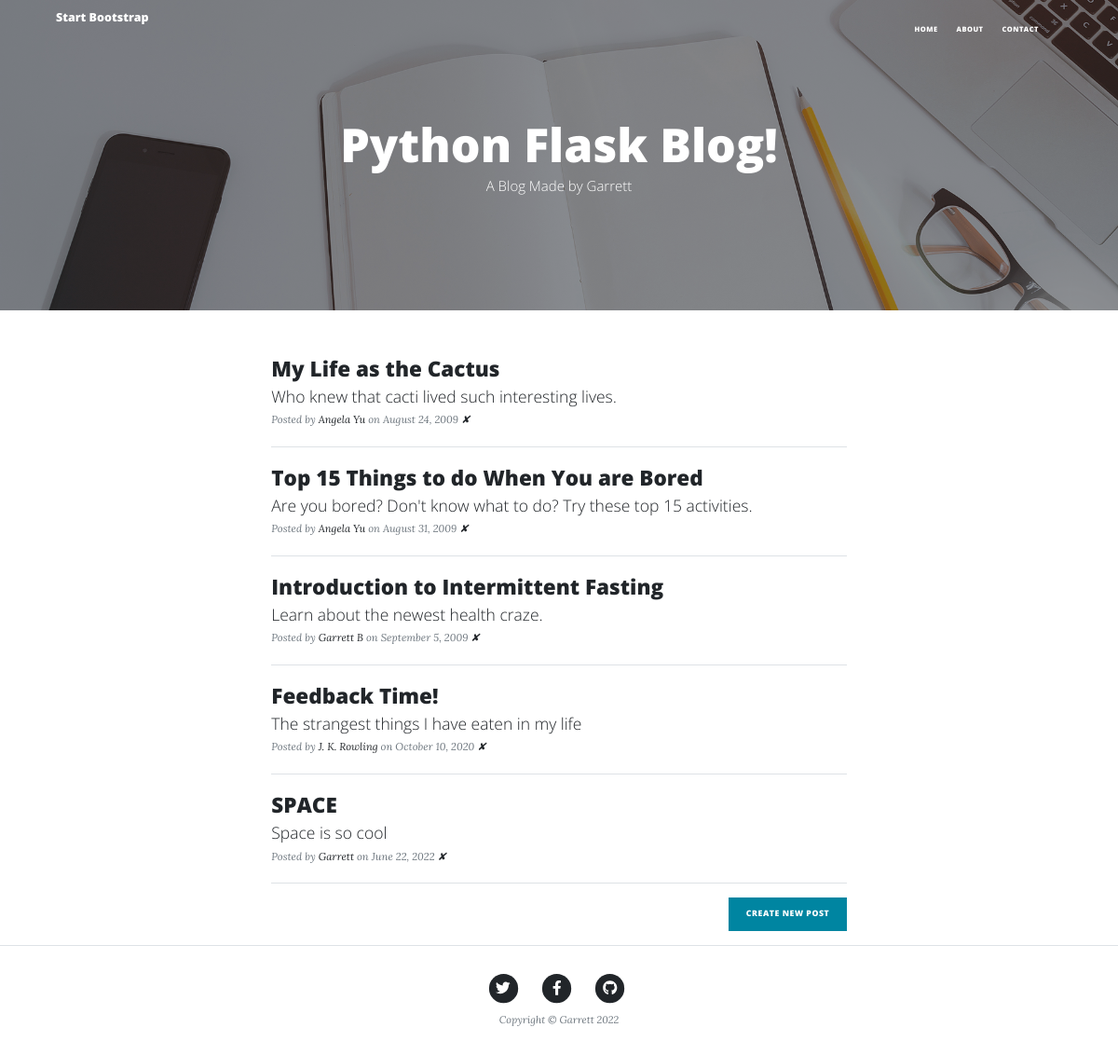
The page / on the database its author committed.
### main.py (models this page shows)
class BlogPost(db.Model):
    id = db.Column(db.Integer, primary_key=True)
    title = db.Column(db.String(250), unique=True, nullable=False)
    subtitle = db.Column(db.String(250), nullable=False)
    date = db.Column(db.String(250), nullable=False)
    body = db.Column(db.Text, nullable=False)
    author = db.Column(db.String(250), nullable=False)
    img_url = db.Column(db.String(250), nullable=False)

### main.py (the view)
@app.route("/")
def home():
    post_list = get_all_posts()
    return render_template("index.html", year=current_year, posts=post_list)

### main.py (called while the page is built)
def get_all_posts():
    all_posts_list = []
    all_posts_db = db.session.query(BlogPost).all()
    for db_post in all_posts_db:
        p = Post(
            db_post.id,
            db_post.title,
            db_post.subtitle,
            db_post.body,
            db_post.author,
            db_post.date,
            db_post.img_url
        )
        all_posts_list.append(p)
    return all_posts_list

### templates/index.html
{% extends 'bootstrap/base.html' %}
{% block content %}
{% include "header.html" %}
        <header class="masthead" style="background-image: url('static/img/home-bg.jpg')">
            <div class="container position-relative px-4 px-lg-5">
                <div class="row gx-4 gx-lg-5 justify-content-center">
                    <div class="col-md-10 col-lg-8 col-xl-7">
                        <div class="site-heading">
                            <h1>Python Flask Blog!</h1>
                            <span class="subheading">A Blog Made by Garrett</span>
                        </div>
                    </div>
                </div>
            </div>
        </header>
        <div class="container px-4 px-lg-5">
            <div class="row gx-4 gx-lg-5 justify-content-center">
                <div class="col-md-10 col-lg-8 col-xl-7">
                    {% for post in posts: %}
                    <div class="post-preview">
                        <a href="{{ url_for('post', blog_id=post.id) }}">
                            <h2 class="post-title">{{ post.title }}</h2>
                            <h3 class="post-subtitle">{{ post.subtitle }}</h3>
                        </a>
                        <p class="post-meta">
                            Posted by
                            <a href="">{{ post.author }}</a>
                            on {{ post.date }}
                            <a href="{{ url_for('delete', blog_id=post.id) }}">✘</a>
                        </p>
                    </div>
                    <hr class="my-4" />
                    {% endfor %}
                    <div class="d-flex justify-content-end mb-4"><a class="btn btn-primary text-uppercase" href="{{ url_for('new_post') }}">Create New Post</a></div>
                </div>
            </div>
        </div>
{% include "footer.html" %}
{% endblock %}

### templates/header.html (shortened to what this page needs)
<!DOCTYPE html>
<html lang="en">
    <head>
        <link href="../static/css/styles_download.css" rel="stylesheet" />
    </head>
    <body>
        <nav class="navbar navbar-expand-lg navbar-light" id="mainNav">
            <div class="container px-4 px-lg-5">
                <a class="navbar-brand" href="{{ url_for('home') }}">Start Bootstrap</a>
                <div class="collapse navbar-collapse" id="navbarResponsive">
                    <ul class="navbar-nav ms-auto py-4 py-lg-0">
                        <li class="nav-item"><a class="nav-link px-lg-3 py-3 py-lg-4" href="{{ url_for('home') }}">Home</a></li>
                        <li class="nav-item"><a class="nav-link px-lg-3 py-3 py-lg-4" href="{{ url_for('about') }}">About</a></li>
                        <li class="nav-item"><a class="nav-link px-lg-3 py-3 py-lg-4" href="{{ url_for('contact') }}">Contact</a></li>
                    </ul>
                </div>
            </div>
        </nav>

### templates/footer.html (shortened to what this page needs)
        <footer class="border-top">
            <div class="container px-4 px-lg-5">
                <div class="row gx-4 gx-lg-5 justify-content-center">
                    <div class="col-md-10 col-lg-8 col-xl-7">
                        <ul class="list-inline text-center">
                            <li class="list-inline-item">
                                <a href="https://twitter.com/">
                                    <span class="fa-stack fa-lg">
                                        <i class="fas fa-circle fa-stack-2x"></i>
                                        <i class="fab fa-twitter fa-stack-1x fa-inverse"></i>
                                    </span>
                                </a>
                            </li>
                            <li class="list-inline-item">
                                <a href="https://www.facebook.com/">
                                    <span class="fa-stack fa-lg">
                                        <i class="fas fa-circle fa-stack-2x"></i>
                                        <i class="fab fa-facebook-f fa-stack-1x fa-inverse"></i>
                                    </span>
                                </a>
                            </li>
                            <li class="list-inline-item">
                                <a href="https://github.com/">
                                    <span class="fa-stack fa-lg">
                                        <i class="fas fa-circle fa-stack-2x"></i>
                                        <i class="fab fa-github fa-stack-1x fa-inverse"></i>
                                    </span>
                                </a>
                            </li>
                        </ul>
                        <div class="small text-center text-muted fst-italic">Copyright &copy; Garrett 2022</div>
                    </div>
                </div>
            </div>
        </footer>
    </body>
</html>

### rows shown on the page
BlogPost: title "My Life as the Cactus", subtitle "Who knew that cacti lived such interesting lives.", author "Angela Yu", date "August 24, 2009"
BlogPost: title "Top 15 Things to do When You are Bored", subtitle "Are you bored? Don't know what to do? Try these top 15 activities.", author "Angela Yu", date "August 31, 2009"
BlogPost: title "Introduction to Intermittent Fasting", subtitle "Learn about the newest health craze.", author "Garrett B", date "September 5, 2009"
BlogPost: title "Feedback Time!", subtitle "The strangest things I have eaten in my life", author "J. K. Rowling", date "October 10, 2020"
BlogPost: title "SPACE", subtitle "Space is so cool", author "Garrett", date "June 22, 2022"
